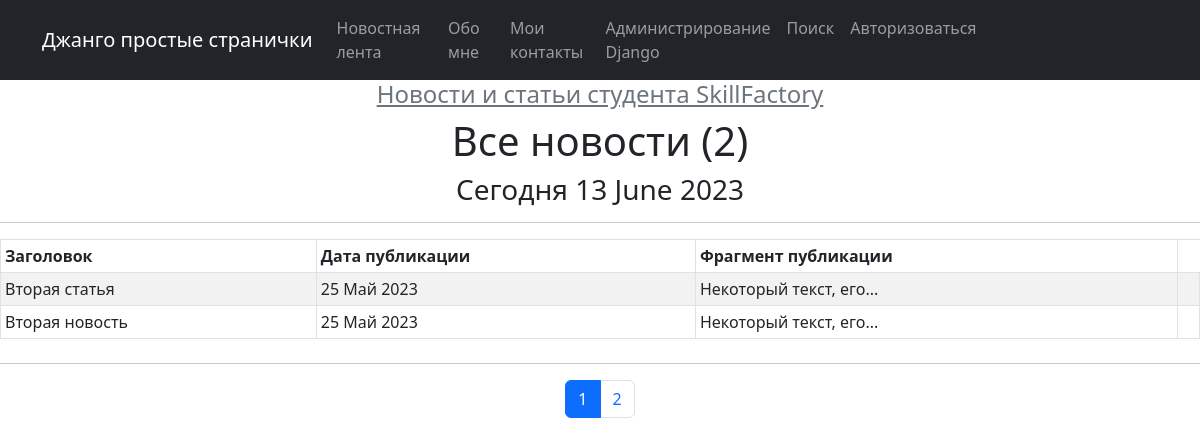
The page /news/ on the database as committed earlier.
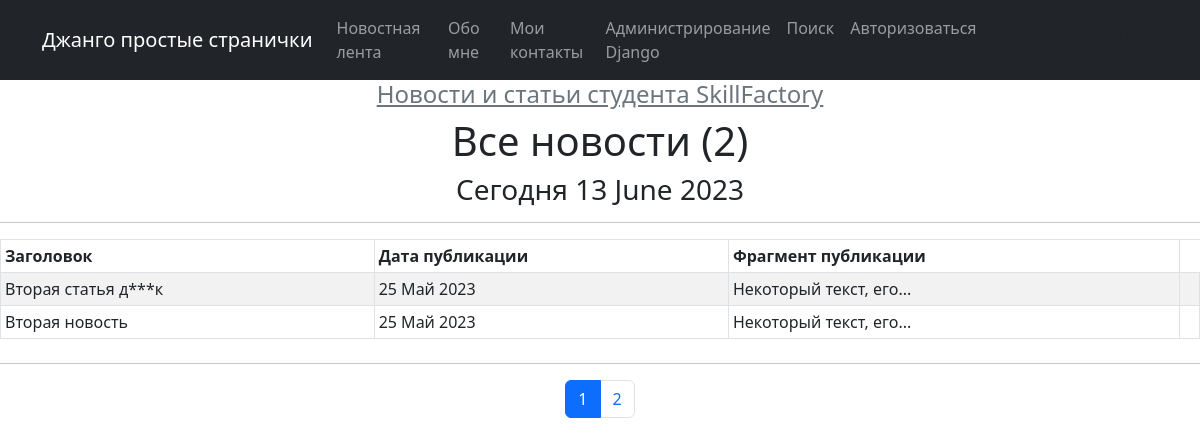
The same page on the database as committed later.
### News/models.py (models this page shows, shortened)
class Post(models.Model):
    NEWS = 'news'
    ARTICLE = 'article'
    CATEGORY_CHOISES = (
        (NEWS, 'Новость'),
        (ARTICLE, 'Статья'),
    )
    postauthor = models.ForeignKey(Author, on_delete=models.CASCADE)
    postnewstype = models.CharField(max_length=8, choices=CATEGORY_CHOISES, default=NEWS)
    postdatecreate = models.DateTimeField(auto_now_add=True)
    postcat = models.ManyToManyField(Category, through='PostCategory')
    posttitle = models.CharField(max_length=124)
    posttext = models.TextField()
    postrating = models.IntegerField(default=0)
    def preview(self, pre_len=20):
        return '{0}{1}'.format(self.posttext[:pre_len], '...') if len(self.posttext) > pre_len else self.posttext
    def categorys(self):
        return ', '.join([x.category for x in self.postcat.all()])
    class Meta:
        verbose_name = 'Сообщение'
        verbose_name_plural = 'Сообщения'

### News/views.py (the view)
# urls.py: path('', NewsList.as_view(), name='posts_list'),
class NewsList(ListView):
    paginate_by = 2
    model = Post
    template_name = 'news.html'
    context_object_name = 'news'
    ordering = '-postdatecreate'

### News/models.py (called while the page is built)
    def __str__(self):
        return f'{self.category.title()}'

### News/templatetags/custom_filters.py (called while the page is built)
@register.filter()
def censor(value):
   value = [x for x in value.split(" ") if x]
   cen_sor = ' '.join([
      f"{word[0]}{(len(word)-2) * '*'}{word[-1]}" if word.lower() in UNACCEPTABLE_WORDS else value[i]
      for i, word in enumerate(value)
   ])
   return cen_sor

### News/templatetags/custom_tags.py (called while the page is built)
@register.simple_tag()
def current_time(format_string='M d Y'):
   return datetime.utcnow().strftime(format_string)

@register.simple_tag(takes_context=True)
def url_replace(context, **kwargs):
   d = context['request'].GET.copy()
   for k, v in kwargs.items():
      d[k] = v
   return d.urlencode()

### templates/news.html (shortened to what this page needs)
{% extends 'flatpages/default.html' %}
{% load custom_filters %}
{% load custom_tags %}
{% block content %}
    {% if news %}
   <h1 class="text-center">Все новости ({{ news|length }})</h1>
   <h3 class="text-center">Сегодня {% current_time '%d %B %Y' %}</h3>
   <hr>
       <table class="table table-sm table table-hover table table-bordered table table-striped">
           <thead>
                <tr>
                   <th scope="col">Заголовок</th>
                   <th scope="col">Дата публикации</th>
                   <th scope="col">Фрагмент публикации</th>
               </tr>
           </thead>
            <tbody>
               {% for new in news %}
               <tr onclick="window.location='{{ new.id }}';" data-bs-toggle="tooltip" data-bs-placement="top" title="Кликните на строке, чтобу увидеть всю публикацию">
                   <td>{{ new.posttitle|censor }}</td>
                   <td>{{ new.postdatecreate|date:'d M Y' }}</td>
                   <td>{{ new.preview|censor }}</td>
                   <td>
                   </td>
               </tr>
           {% endfor %}
           </tbody>
       </table>
<hr class="mt-4">
<div class="row">
    <nav aria-label="Page navigation example">
        <ul class="pagination justify-content-center">
            <li class="page-item active" aria-current="page"><a class="page-link" href="#">{{ page_obj.number }}</a></li>
            {% if page_obj.has_next %}
                <li class="page-item"><a class="page-link" href="?{% url_replace page=page_obj.next_page_number %}">{{ page_obj.next_page_number }}</a></li>
                {% endif %}
        </ul>
    </nav>
</div>
{% else %}
   <h2>Новостей нету!</h2>
{% endif %}
{% endblock content %}

Rows that differ between the two databases and show on the page:
changed Post: posttitle|censor "Вторая статья" → "Вторая статья д***к"
